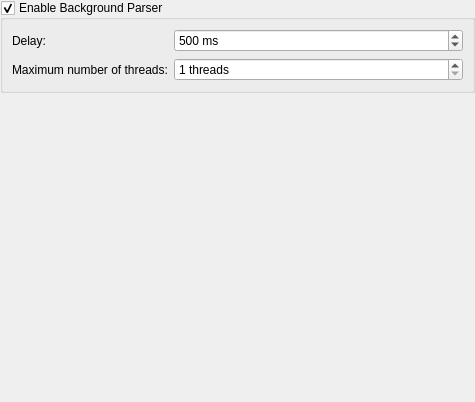
<?xml version="1.0" encoding="UTF-8"?>
<ui version="4.0">
 <class>BGPreferences</class>
 <widget class="QWidget" name="BGPreferences">
  <property name="geometry">
   <rect>
    <x>0</x>
    <y>0</y>
    <width>475</width>
    <height>402</height>
   </rect>
  </property>
  <layout class="QVBoxLayout" name="verticalLayout">
   <property name="margin">
    <number>0</number>
   </property>
   <item>
    <widget class="QGroupBox" name="kcfg_enable">
     <property name="toolTip">
      <string>&lt;p&gt;Enables or disables the background parser.&lt;br&gt;If unsure, leave it enabled. Disabling the background parser will disable large parts of KDevelop's functionality.&lt;/p&gt;</string>
     </property>
     <property name="title">
      <string>Enable Background Parser</string>
     </property>
     <property name="checkable">
      <bool>true</bool>
     </property>
     <property name="checked">
      <bool>true</bool>
     </property>
     <layout class="QFormLayout" name="formLayout_2">
      <item row="1" column="0">
       <widget class="QLabel" name="label">
        <property name="toolTip">
         <string>The time to wait before the document is re-analyzed when you edit it.</string>
        </property>
        <property name="text">
         <string>Delay:</string>
        </property>
       </widget>
      </item>
      <item row="1" column="1">
       <widget class="QSpinBox" name="kcfg_delay">
        <property name="toolTip">
         <string>The time to wait before the document is re-analyzed when you edit it.</string>
        </property>
        <property name="suffix">
         <string> ms</string>
        </property>
        <property name="maximum">
         <number>5000</number>
        </property>
        <property name="value">
         <number>500</number>
        </property>
       </widget>
      </item>
      <item row="2" column="0">
       <widget class="QLabel" name="label_3">
        <property name="toolTip">
         <string>The maximum number of parallel instances the background parser uses. If unsure, select 1 or 2.</string>
        </property>
        <property name="text">
         <string>Maximum number of threads:</string>
        </property>
       </widget>
      </item>
      <item row="2" column="1">
       <widget class="QSpinBox" name="kcfg_threads">
        <property name="toolTip">
         <string>The maximum number of parallel instances the background parser uses. If unsure, select 1 or 2.</string>
        </property>
        <property name="suffix">
         <string> threads</string>
        </property>
        <property name="minimum">
         <number>1</number>
        </property>
        <property name="maximum">
         <number>32</number>
        </property>
       </widget>
      </item>
     </layout>
    </widget>
   </item>
   <item>
    <spacer>
     <property name="orientation">
      <enum>Qt::Vertical</enum>
     </property>
     <property name="sizeHint" stdset="0">
      <size>
       <width>20</width>
       <height>40</height>
      </size>
     </property>
    </spacer>
   </item>
  </layout>
 </widget>
 <resources/>
 <connections/>
</ui>
